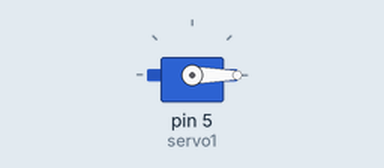
This sketch was run on a simulated Arduino Uno, built with avr-gcc and run on an emulated ATmega328P. Parts: servo.

Above: at 0.05 s.
At 9.05 s:
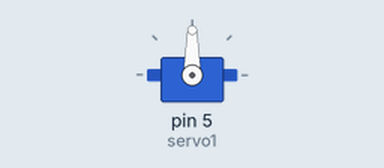
At 18.11 s:
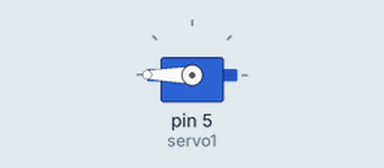
At 39.88 s:
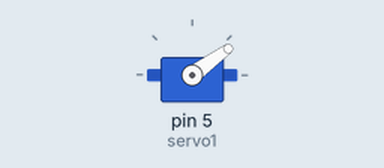
Timing chart, 0 to 40.0 s (numbered marks = the images above):
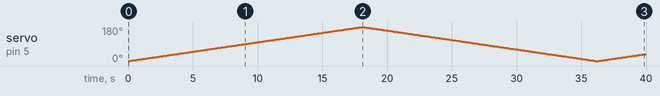

Measured:
- by itself, servo on pin 5 (servo1): 0° → 1° at 0.10 s, → 2° 0.10 s later, → 3° 0.10 s later, → 4° 0.10 s later, … (397 changes in this stretch)

The sketch:

Arduino_Servo_Control.ino
```cpp
//kadirbeyz
//https://github.com/kadirbeyz
#include<Servo.h>
Servo servo1;
int aci;

void setup() {
 servo1.attach(5);
}

void loop() {

for(aci=0;aci<=180;aci+=1){
servo1.write(aci);
delay(100);
}
for(aci=180;aci>=0;aci-=1){
servo1.write(aci);
delay(100);
}

}
```
